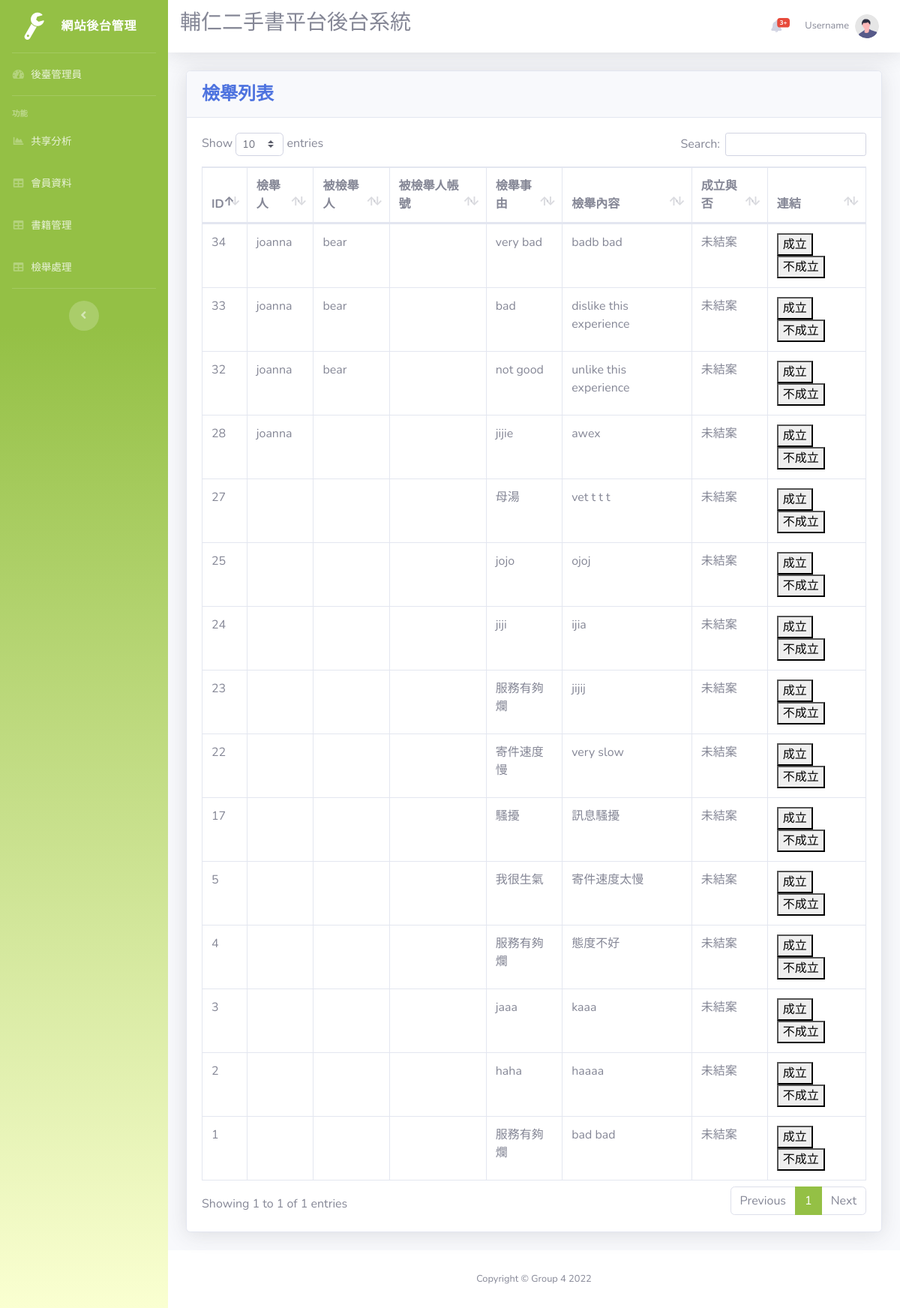
/report/report/Report.php, run on the app's committed database.
### tables this page shows
CREATE TABLE `report` (
  `report_id` int(50) NOT NULL,
  `report_write` varchar(50) NOT NULL,
  `report_name` varchar(50) NOT NULL,
  `reported_account` varchar(100) NOT NULL,
  `report_reason` varchar(100) NOT NULL,
  `report_content` varchar(200) NOT NULL,
  `report_end` int(11) NOT NULL
);

### report/report/developers2.php (called while the page is built)
<?php
include("database.php");
$db= $conn;
$tableName="report";
$columns= ['report_id', 'report_write','report_name','report_reason','report_content', 'report_end'];
$fetchData = fetch_data($db, $tableName, $columns);
function fetch_data($db, $tableName, $columns){
 if(empty($db)){
  $msg= "Database connection error";
 }elseif (empty($columns) || !is_array($columns)) {
  $msg="columns Name must be defined in an indexed array";
 }elseif(empty($tableName)){
   $msg= "Table Name is empty";
}
else{
$columnName = implode(", ", $columns);
$query = "SELECT ".$columnName." FROM $tableName"." WHERE report_end = 0 ORDER BY report_id DESC";
$result = $db->query($query);
if($result== true){
 if ($result->num_rows > 0) {
    $row= mysqli_fetch_all($result, MYSQLI_ASSOC);
    $msg= $row;
 } else {
    $msg= "No Data Found";
 }
}else{
  $msg= mysqli_error($db);
}
}
return $msg;
}
?>

### report/report/Report.php (the view, shortened to what this page needs)
<?php
include("developers2.php");
?>
<!DOCTYPE html>
<html lang="en">
<head>
    <link href="vendor/fontawesome-free/css/all.min.css" rel="stylesheet" type="text/css">
    <link href="css/sb-admin-2.min.css" rel="stylesheet">
    <link href="vendor/datatables/dataTables.bootstrap4.min.css" rel="stylesheet">
</head>
<body id="page-top">
    <div id="wrapper">
        <ul class="navbar-nav bg-gradient-primary sidebar sidebar-dark accordion" id="accordionSidebar">
            <a class="sidebar-brand d-flex align-items-center justify-content-center" href="index.html">
                <div class="sidebar-brand-icon rotate-n-15">
                      <i class="fas fa-fw fa-wrench"></i>
                </div>
<div class="sidebar-brand-text mx-3">網站後台管理</div>
            </a>
            <hr class="sidebar-divider my-0">
            <li class="nav-item">
                <a class="nav-link" href="index.html">
                    <i class="fas fa-fw fa-tachometer-alt"></i>
                     <span>後臺管理員</span></a>
            </li>
            <hr class="sidebar-divider">
            <div class="sidebar-heading">
                功能
            </div>
            <li class="nav-item ">
                <a class="nav-link" href="ReportCharts.html">
                    <i class="fas fa-fw fa-chart-area"></i>
                    <span>共享分析</span></a>
            </li>
            <li class="nav-item ">
                <a class="nav-link" href="Member Data.html">
                    <i class="fas fa-fw fa-table"></i>
                    <span>會員資料</span></a>
            </li>
            <li class="nav-item ">
                <a class="nav-link" href="Book Management.html">
                    <i class="fas fa-fw fa-table"></i>
                    <span>書籍管理</span></a>
            </li>
            <li class="nav-item ">
                <a class="nav-link" href="Report.html">
                    <i class="fas fa-fw fa-table"></i>
                    <span>檢舉處理</span></a>
            </li>
            <hr class="sidebar-divider d-none d-md-block">
            <div class="text-center d-none d-md-inline">
                <button class="rounded-circle border-0" id="sidebarToggle"></button>
            </div>
        </ul>
        <div id="content-wrapper" class="d-flex flex-column">
            <div id="content">
                <nav class="navbar navbar-expand navbar-light bg-white topbar mb-4 static-top shadow">
                    <form class="form-inline">
                        <div>
                        <h3>輔仁二手書平台後台系統</h3></div>
                    </form>
                    <ul class="navbar-nav ml-auto">
                        <li class="nav-item dropdown no-arrow mx-1">
                            <a class="nav-link dropdown-toggle" href="#" id="alertsDropdown" role="button"
                                data-toggle="dropdown" aria-haspopup="true" aria-expanded="false">
                                <i class="fas fa-bell fa-fw"></i>
                                <span class="badge badge-danger badge-counter">3+</span>
                            </a>
                        </li>
                        <li class="nav-item dropdown no-arrow">
                            <a class="nav-link dropdown-toggle" href="#" id="userDropdown" role="button"
                                data-toggle="dropdown" aria-haspopup="true" aria-expanded="false">
                                <span class="mr-2 d-none d-lg-inline text-gray-600 small"> Username</span>
                                <img class="img-profile rounded-circle"
                                    src="img/undraw_profile.svg">
                            </a>
                        </li>
                    </ul>
                </nav>
                <div class="container-fluid">
                    <div class="card shadow mb-4">
                        <div class="card-header py-3">
                            <h4 class="m-0 font-weight-bold text-primary">檢舉列表</h4>
                        </div>
                        <div class="card-body">
                            <div class="table-responsive">
                                <table class="table table-bordered" id="dataTable" width="100%" cellspacing="0">
                                <thead>
                                        <tr>
                                            <th>ID</th>
                                            <th>檢舉人</th>
                                            <th>被檢舉人</th>
                                            <th>被檢舉人帳號</th>
                                            <th>檢舉事由</th>
                                            <th>檢舉內容</th>
                                            <th>成立與否</th>
                                            <th>連結</th>
                                        </tr>
                                    </thead>
                                    <?php
                                    if(is_array($fetchData)){
                                        foreach($fetchData as $data){
                                        ?>
                                    <tbody>
                                        <tr>
                                        <td><?php echo $data['report_id']??''; ?></td>
                                        <td><?php echo $data['report_write']??''; ?></td>
                                        <td><?php echo $data['report_name']??''; ?></td>
                                        <td><?php echo $data['reported_account']??''; ?></td>
                                        <td><?php echo $data['report_reason']??''; ?></td>
                                        <td><?php echo $data['report_content']??''; ?></td>
                                        <td><?php if($data['report_end'] == 1) echo '成立';else if($data['report_end'] == 2) echo '未成立'; else if($data['report_end'] == 0) echo '未結案'; else echo "error"; ?></td>
                                        <td><button onclick="updateS('<?php echo $data['report_id']; ?>', '<?php echo $data['reported_account']; ?>')">成立</button> <button onclick="updateF('<?php echo $data['report_id']; ?>')">不成立</button></td>
                                        </tr>
                                        <?php
                                        ;}}else{ ?>
                                            <tr>
                                             <td colspan="8">No data found</td>
                                            </tr>
                                         <?php } ?>
                                    </tbody>
                                </table>
                            </div>
                        </div>
                    </div>
                </div>
            </div>
            <footer class="sticky-footer bg-white">
                <div class="container my-auto">
                    <div class="copyright text-center my-auto">
                        <span>Copyright &copy; Group 4 2022</span>
                    </div>
                </div>
            </footer>
        </div>
    </div>
</body>

### data on the page
report: report_id "34", report_write "joanna", report_name "bear", report_reason "very bad", report_content "badb bad", report_end "未結案"
report: report_id "33", report_write "joanna", report_name "bear", report_reason "bad", report_content "dislike this experience", report_end "未結案"
report: report_id "32", report_write "joanna", report_name "bear", report_reason "not good", report_content "unlike this experience", report_end "未結案"
report: report_id "28", report_write "joanna", report_reason "jijie", report_content "awex", report_end "未結案"
report: report_id "27", report_reason "母湯", report_content "vet t t t", report_end "未結案"
report: report_id "25", report_reason "jojo", report_content "ojoj", report_end "未結案"
report: report_id "24", report_reason "jiji", report_content "ijia", report_end "未結案"
report: report_id "23", report_reason "服務有夠爛", report_content "jijij", report_end "未結案"
report: report_id "22", report_reason "寄件速度慢", report_content "very slow", report_end "未結案"
report: report_id "17", report_reason "騷擾", report_content "訊息騷擾", report_end "未結案"
report: report_id "5", report_reason "我很生氣", report_content "寄件速度太慢", report_end "未結案"
report: report_id "4", report_reason "服務有夠爛", report_content "態度不好", report_end "未結案"
report: report_id "3", report_reason "jaaa", report_content "kaaa", report_end "未結案"
report: report_id "2", report_reason "haha", report_content "haaaa", report_end "未結案"
report: report_id "1", report_reason "服務有夠爛", report_content "bad bad", report_end "未結案"
